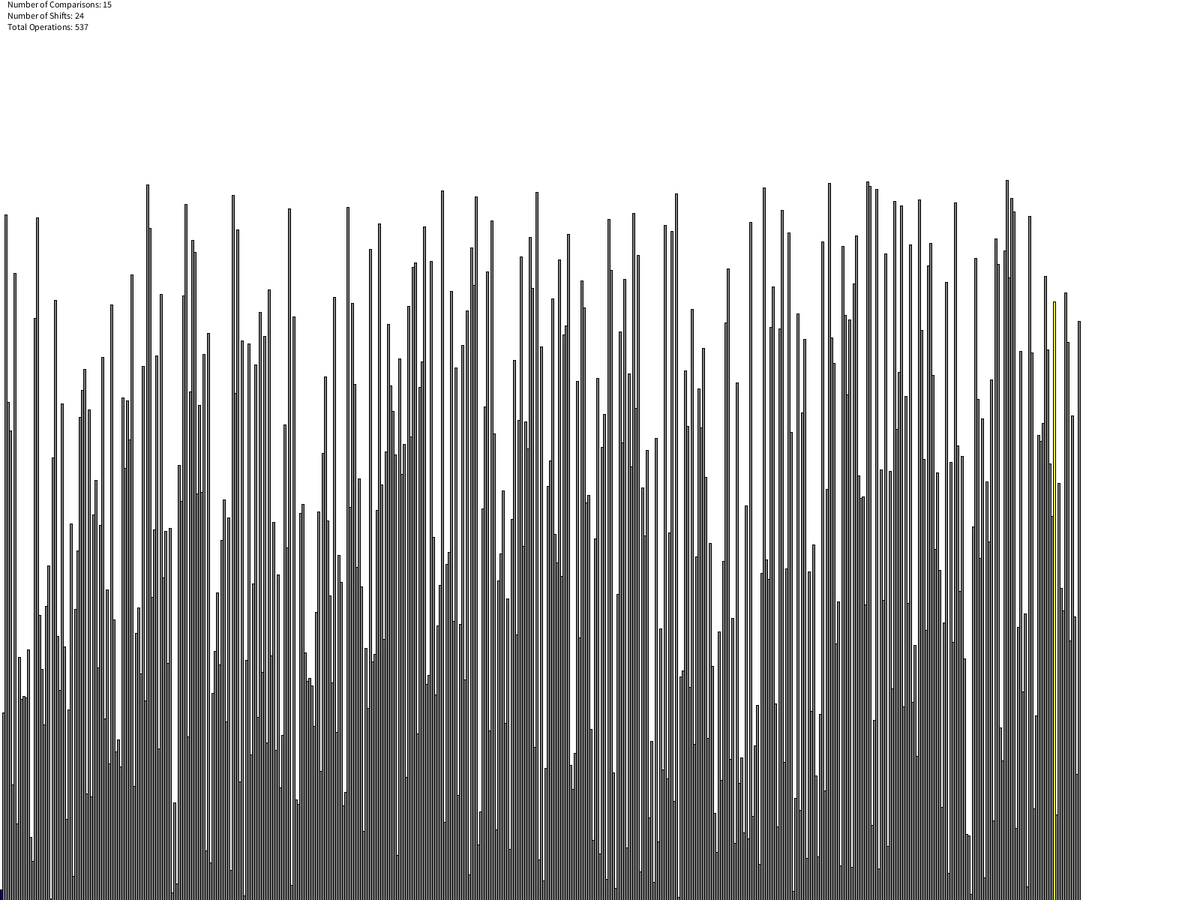
Frame 1 (no input)
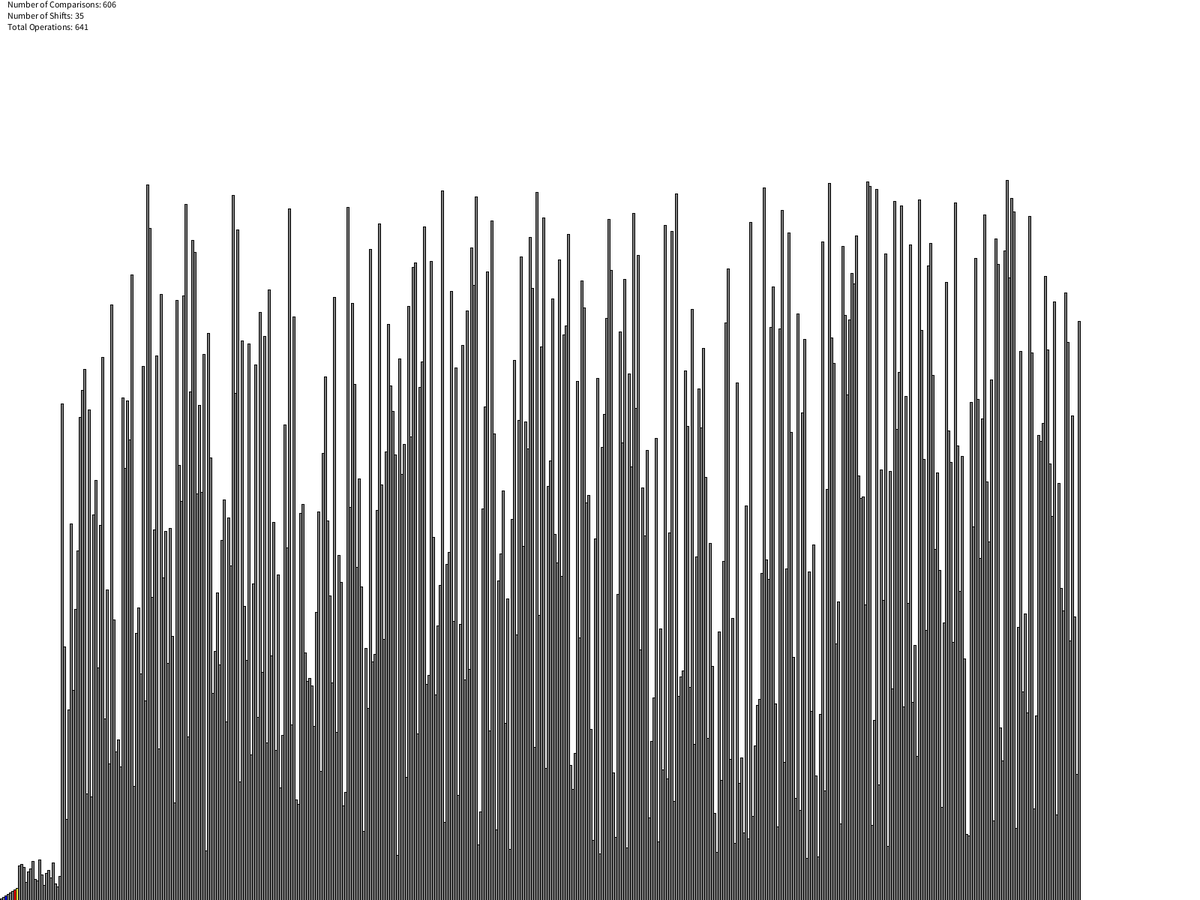
Frame 2 (the mouse pressed at the canvas centre, redrawn once)

The Processing sketch that drew these frames (run headless with seeded random() and noise(); the mouse was pressed at the canvas centre and the sketch redrawn once):

// Processing sketch: QuickSort
// ── QuickSort.pde
int N = 480;
int delay = 2;
int i, j, w, h, value, shifts, comps, currentPivot;
int[] arr;
boolean done;

void setup() {
  // set up
  fullScreen();
  //size(600, 300);
  background(255);
  noLoop();
  // define variables
  w = width / N;
  h = (height - 10) / N;
  arr = new int[N];
  shifts = 0;
  comps = 0;
  done = false;
  // fill array
  for (int i = 0; i < N; i++) {
    arr[i] = i;
  }
  //shuffle values
  for (int i = 0; i < N; i++) {
    swap(i, int(random(N)));
  }
  thread("quickSortStarter");
}

void draw() {
  background(255);
  for (int k = 0; k < N; k++) {
    fill(setColor(k));
    rect(k*w, height, w, -(arr[k] * h + h));
  }
  fill(0);
  text("Number of Comparisons: " + comps, 10, 10);
  text("Number of Shifts: " + shifts, 10, 25);
  text("Total Operations: " + (shifts + comps), 10, 40);
}

void swap(int i, int swap) {
  int temp = arr[i];
  arr[i] = arr[swap];
  arr[swap] = temp;
}

color setColor(int x) {
  if (done) {
    return color(0, 255, 0);
  } else if (x == currentPivot) {
    return color(0, 0, 255);
  } else if (x == i) {
    return color(255, 0, 0);
  } else if (x == j) {
    return color(245, 236, 66);
  } else {
    return color(125);
  }
}

void quickSortStarter() {

  quickSort(0, N-1);

  done = true;
  delay(20);
  redraw();
}

void quickSort(int low, int high) {
  comps++;
  if (low < high) {
    int p = partition(low, high);
    currentPivot = p;
    quickSort(low, p);
    delay(delay);
    redraw();
    quickSort(p+1, high);
    delay(delay);
    redraw();
  }
}

int partition(int low, int high) {
  int pivot = arr[int(low + (high-low)/2)];
  i = low - 1;
  j = high + 1;
  do {
    do {
      comps++;
      i++;
      delay(delay);
      redraw();
    } while (arr[i] < pivot);

    do {
      comps++;
      j--;
      delay(delay);
      redraw();
    } while (arr[j] > pivot);
    comps++;
    if ( i >= j) {
      return j;
    }
    shifts++;
    swap(i, j);
    delay(delay);
    redraw();
  } while (true);
}
